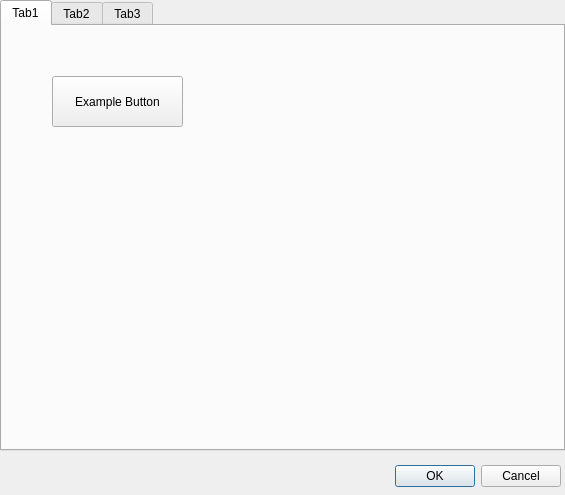
<?xml version="1.0" encoding="UTF-8"?>
<ui version="4.0">
 <class>MatlabExchanger_DialogClass</class>
 <widget class="QDialog" name="MatlabExchanger_DialogClass">
  <property name="geometry">
   <rect>
    <x>0</x>
    <y>0</y>
    <width>565</width>
    <height>495</height>
   </rect>
  </property>
  <property name="windowTitle">
   <string>MatlabExchanger_Dialog</string>
  </property>
  <widget class="QWidget" name="layoutWidget">
   <property name="geometry">
    <rect>
     <x>340</x>
     <y>460</y>
     <width>221</width>
     <height>33</height>
    </rect>
   </property>
   <layout class="QHBoxLayout">
    <property name="spacing">
     <number>6</number>
    </property>
    <property name="margin">
     <number>0</number>
    </property>
    <item>
     <spacer>
      <property name="orientation">
       <enum>Qt::Horizontal</enum>
      </property>
      <property name="sizeHint" stdset="0">
       <size>
        <width>131</width>
        <height>31</height>
       </size>
      </property>
     </spacer>
    </item>
    <item>
     <widget class="QPushButton" name="okButton">
      <property name="text">
       <string>OK</string>
      </property>
     </widget>
    </item>
    <item>
     <widget class="QPushButton" name="cancelButton">
      <property name="text">
       <string>Cancel</string>
      </property>
     </widget>
    </item>
   </layout>
  </widget>
  <widget class="QTabWidget" name="tabWidget">
   <property name="geometry">
    <rect>
     <x>0</x>
     <y>0</y>
     <width>565</width>
     <height>451</height>
    </rect>
   </property>
   <property name="currentIndex">
    <number>0</number>
   </property>
   <widget class="QWidget" name="tab1">
    <attribute name="title">
     <string>Tab1</string>
    </attribute>
    <widget class="QPushButton" name="btnExampleButton">
     <property name="geometry">
      <rect>
       <x>50</x>
       <y>50</y>
       <width>131</width>
       <height>51</height>
      </rect>
     </property>
     <property name="text">
      <string>Example Button</string>
     </property>
    </widget>
   </widget>
   <widget class="QWidget" name="tab2">
    <attribute name="title">
     <string>Tab2</string>
    </attribute>
   </widget>
   <widget class="QWidget" name="tab">
    <attribute name="title">
     <string>Tab3</string>
    </attribute>
   </widget>
  </widget>
 </widget>
 <resources/>
 <connections/>
</ui>
